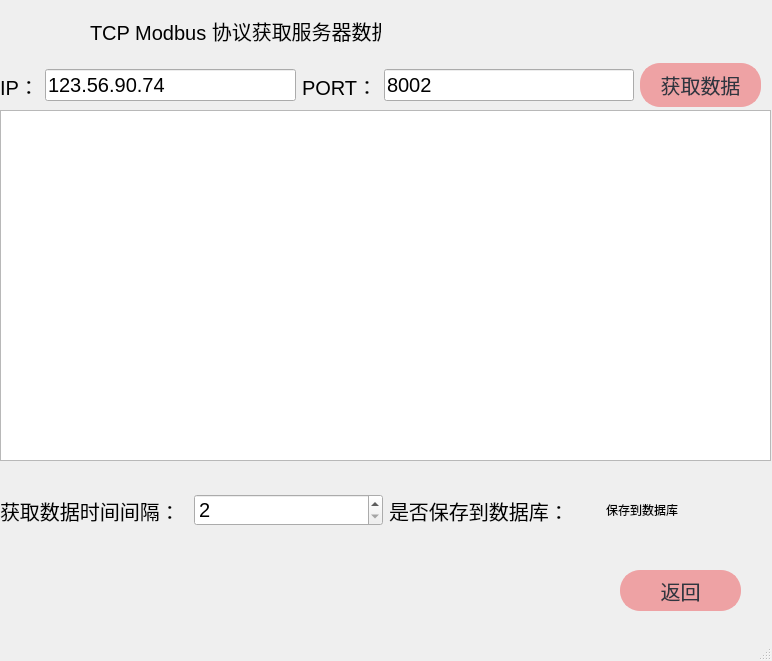
<?xml version="1.0" encoding="UTF-8"?>
<ui version="4.0">
 <class>TCP_Window</class>
 <widget class="QMainWindow" name="TCP_Window">
  <property name="geometry">
   <rect>
    <x>0</x>
    <y>0</y>
    <width>772</width>
    <height>661</height>
   </rect>
  </property>
  <property name="windowTitle">
   <string>MainWindow</string>
  </property>
  <widget class="QWidget" name="centralwidget">
   <widget class="QPushButton" name="BackBtn">
    <property name="geometry">
     <rect>
      <x>620</x>
      <y>570</y>
      <width>121</width>
      <height>41</height>
     </rect>
    </property>
    <property name="styleSheet">
     <string notr="true">font-family:'仿宋';
font-size:20px;
color: #2f3640;
background-color: #eea2a4;
border-color: #eea2a4;
border-radius: 20px;
border-style: solid;
border-width: 2px;
padding: 5px;</string>
    </property>
    <property name="text">
     <string>返回</string>
    </property>
   </widget>
   <widget class="QTextBrowser" name="MyText">
    <property name="geometry">
     <rect>
      <x>0</x>
      <y>110</y>
      <width>771</width>
      <height>351</height>
     </rect>
    </property>
   </widget>
   <widget class="QLabel" name="label_3">
    <property name="geometry">
     <rect>
      <x>90</x>
      <y>10</y>
      <width>291</width>
      <height>41</height>
     </rect>
    </property>
    <property name="styleSheet">
     <string notr="true">font-family:'仿宋';
font-size:20px;</string>
    </property>
    <property name="text">
     <string>TCP Modbus 协议获取服务器数据</string>
    </property>
   </widget>
   <widget class="QWidget" name="layoutWidget">
    <property name="geometry">
     <rect>
      <x>0</x>
      <y>60</y>
      <width>761</width>
      <height>51</height>
     </rect>
    </property>
    <layout class="QHBoxLayout" name="horizontalLayout">
     <item>
      <widget class="QLabel" name="label">
       <property name="styleSheet">
        <string notr="true">font-family:'仿宋';
font-size:20px;</string>
       </property>
       <property name="text">
        <string>IP：</string>
       </property>
      </widget>
     </item>
     <item>
      <widget class="QLineEdit" name="IPText">
       <property name="styleSheet">
        <string notr="true">font-family:'仿宋';
font-size:20px;</string>
       </property>
       <property name="text">
        <string>123.56.90.74</string>
       </property>
       <property name="readOnly">
        <bool>true</bool>
       </property>
      </widget>
     </item>
     <item>
      <widget class="QLabel" name="label_2">
       <property name="styleSheet">
        <string notr="true">font-family:'仿宋';
font-size:20px;</string>
       </property>
       <property name="text">
        <string>PORT：</string>
       </property>
      </widget>
     </item>
     <item>
      <widget class="QLineEdit" name="PortText">
       <property name="styleSheet">
        <string notr="true">font-family:'仿宋';
font-size:20px;</string>
       </property>
       <property name="text">
        <string>8002</string>
       </property>
       <property name="readOnly">
        <bool>true</bool>
       </property>
      </widget>
     </item>
     <item>
      <widget class="QPushButton" name="GetBtn">
       <property name="minimumSize">
        <size>
         <width>121</width>
         <height>41</height>
        </size>
       </property>
       <property name="styleSheet">
        <string notr="true">font-family:'仿宋';
font-size:20px;
color: #2f3640;
background-color: #eea2a4;
border-color: #eea2a4;
border-radius: 20px;
border-style: solid;
border-width: 2px;
padding: 5px;</string>
       </property>
       <property name="text">
        <string>获取数据</string>
       </property>
      </widget>
     </item>
    </layout>
   </widget>
   <widget class="QWidget" name="layoutWidget">
    <property name="geometry">
     <rect>
      <x>0</x>
      <y>480</y>
      <width>771</width>
      <height>61</height>
     </rect>
    </property>
    <layout class="QHBoxLayout" name="horizontalLayout_2">
     <item>
      <widget class="QLabel" name="label_4">
       <property name="minimumSize">
        <size>
         <width>0</width>
         <height>30</height>
        </size>
       </property>
       <property name="styleSheet">
        <string notr="true">font-family:'仿宋';
font-size:20px;</string>
       </property>
       <property name="text">
        <string>获取数据时间间隔： </string>
       </property>
      </widget>
     </item>
     <item>
      <widget class="QSpinBox" name="SleepspinBox">
       <property name="minimumSize">
        <size>
         <width>40</width>
         <height>30</height>
        </size>
       </property>
       <property name="styleSheet">
        <string notr="true">font-family:'仿宋';
font-size:20px;</string>
       </property>
       <property name="minimum">
        <number>2</number>
       </property>
       <property name="maximum">
        <number>300</number>
       </property>
       <property name="singleStep">
        <number>3</number>
       </property>
      </widget>
     </item>
     <item>
      <widget class="QLabel" name="label_5">
       <property name="styleSheet">
        <string notr="true">font-family:'仿宋';
font-size:20px;</string>
       </property>
       <property name="text">
        <string>是否保存到数据库： </string>
       </property>
      </widget>
     </item>
     <item>
      <widget class="QCheckBox" name="SqlcheckBox">
       <property name="minimumSize">
        <size>
         <width>0</width>
         <height>30</height>
        </size>
       </property>
       <property name="styleSheet">
        <string notr="true">border: 0px solid gray;   /* 边框 */
border-radius: 4px;   /* 圆角 */
padding: 1px 18px 1px 3px;   /* 字体填衬 */
color: #000;
font: normal normal 20px &quot;仿宋&quot;;
background: transparent;</string>
       </property>
       <property name="text">
        <string>保存到数据库</string>
       </property>
      </widget>
     </item>
    </layout>
   </widget>
  </widget>
  <widget class="QMenuBar" name="menubar">
   <property name="geometry">
    <rect>
     <x>0</x>
     <y>0</y>
     <width>772</width>
     <height>23</height>
    </rect>
   </property>
  </widget>
  <widget class="QStatusBar" name="statusbar"/>
 </widget>
 <resources/>
 <connections/>
</ui>
